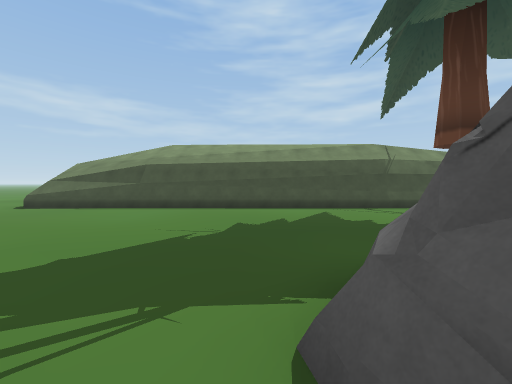
[1] (above)

15 first-person views from a walk through a 3-D level made in the Unity game engine. The camera is 1.5 m above the floor, tilts 2° down and sees 90° across. The floor is counted in squares, 2 m on a side. Each view is taken from the middle of a square. On the plan, view 1 faces up. The plan holds only what a view shows up to about 9 squares ahead; the rest is blank. The place goes on beyond the plan. The player is left out. Some animated figures are left out. Some surface patterns are stand-ins.

[2]
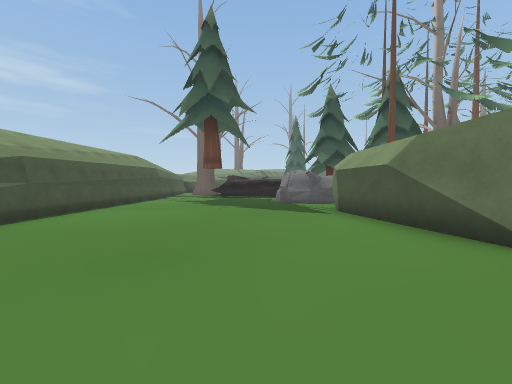

[3]
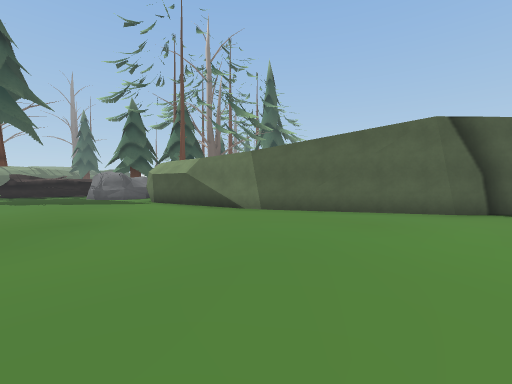

[4]
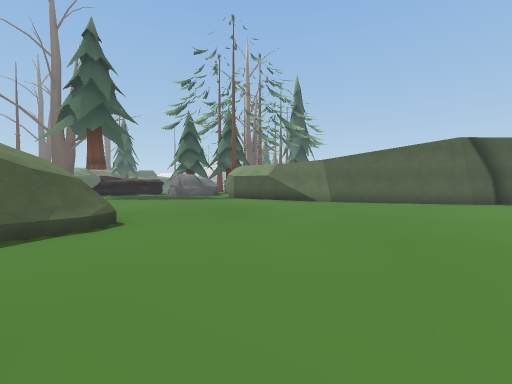

[5]
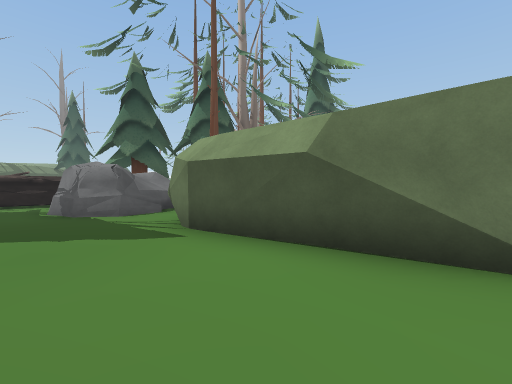

[6]
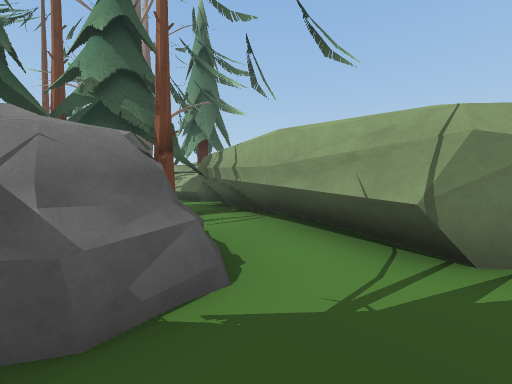

[7]
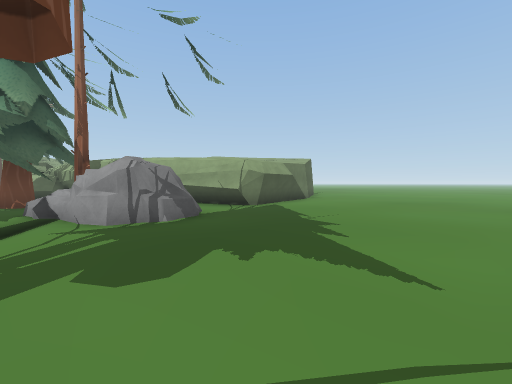

[8]
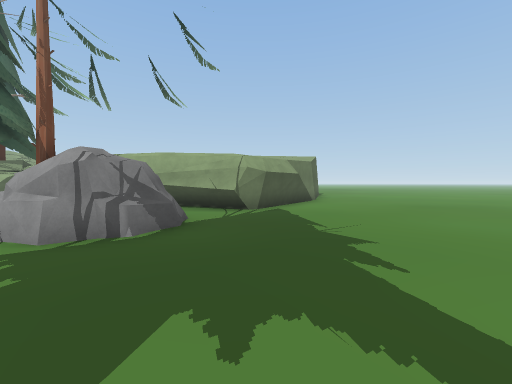

[9]
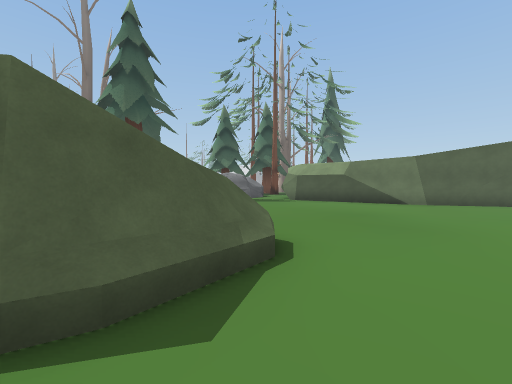

[10]
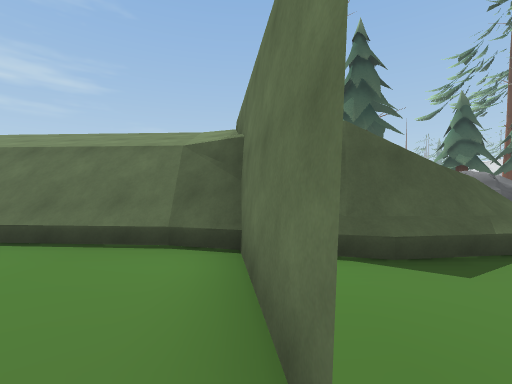

[11]
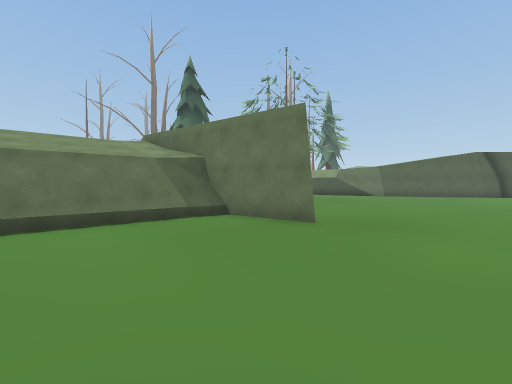

[12]
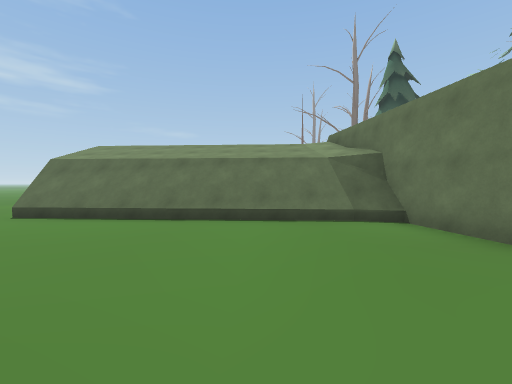

[13]
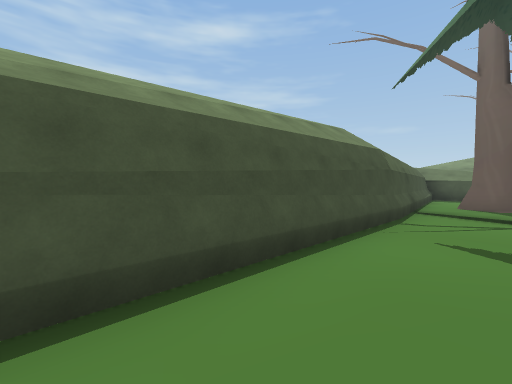

[14]
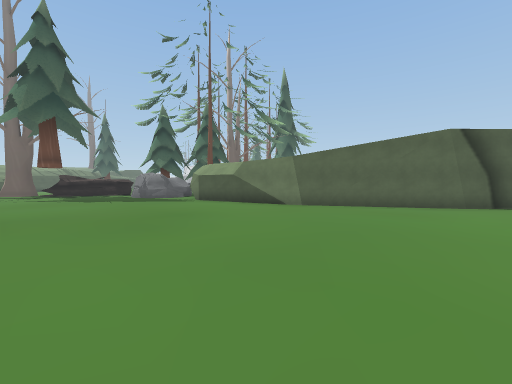

[15]
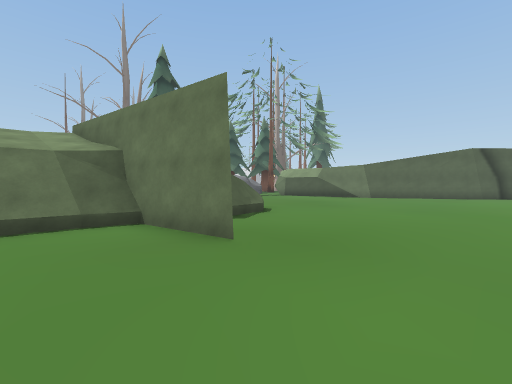

### Floor plan
Points are (right, up) in squares from view 1. A wall is a line through its corners. A room is listed if a view was taken in it or the views show most of it. See-through windows are left out.
Room 1 (views 1, 2, 3, 4, 5, 6, 7, 8, 9, 10, 11, 12, 13, 14, 15)
walls: (-6.8, 8.6) (-6.9, 9.1); (-6.8, 8.6) (-7.2, 10.1); (-3.5, 7.9) (-6.4, 8); (-5.4, 0.5) (-2.3, 0.9); (-4.5, 0.5) (-3.4, 0.8); (-9.5, 10.8) (-6.1, 11.3); (-5.6, -0.1) (-4.9, 0.5); (-6.9, -0.1) (-2.1, 0.7); (-2.5, 0.9) (-1.9, 0.8); (-6.2, -0.3) (-5.1, 0.7); (-1.6, 0.8) (-0.8, -2.5); (-1.5, 0.8) (0.6, -3.2); (0.7, 1.8) (1.9, 1.9) (2.2, 2) (2.6, 2); (0.5, 1.1) (0.8, 1.8); (1.7, 2.1) (2.6, 1.9); (-0.6, -1) (-0.1, -1.6); (1, 0.5) (0.6, 1) (1.2, 1.7); (2.1, 2) (2.4, 1.9); (2.3, 2.1) (2.9, 1); (4, 7.6) (-6.6, 7.7); (-12.1, -3.6) (-11, -2.5) (-6.8, -0.2); (4.7, 1.7) (4.9, 2.5); (4.8, 1.5) (5.1, 3.1); (8.5, 8.3) (3.9, 7.8)
low walls: (-7.1, 8.4) (-7.1, 9.9); (-7.4, 8.9) (-7.5, 9.5); (-6.4, -0.2) (-6, 0.2); (-1.9, 0.8) (-1.5, -0.4); (0.8, 1.9) (1.8, 2.2) (2.1, 2); (0.2, 1) (0.7, 1.8); (-1.4, -0.8) (-1.1, -2); (0.7, 0.1) (0.4, 1); (0.6, -0.1) (0.5, 1.1); (2.6, 1.9) (3, 1.2); (-0.9, -2.6) (-0.4, -3.4); (-0.3, -3.5) (0.4, -4.5)
ways out: opening at (-6, 12.5)

Positions as (right, up) in squares from view 1, and headings:
1: (0, 0), facing up
2: (-9, 3), facing right
3: (-12, 5), facing down-right
4: (-12, 9), facing down-right
5: (-6, 3), facing down-right
6: (0, 3), facing down
7: (4, 7), facing down-left
8: (3, 6), facing down-left
9: (-9, 10), facing down-right
10: (-10, 11), facing right
11: (-12, 15), facing down-right
12: (-12, 14), facing right
13: (-2, 6), facing up-right
14: (-12, 7), facing down-right
15: (-12, 13), facing down-right
